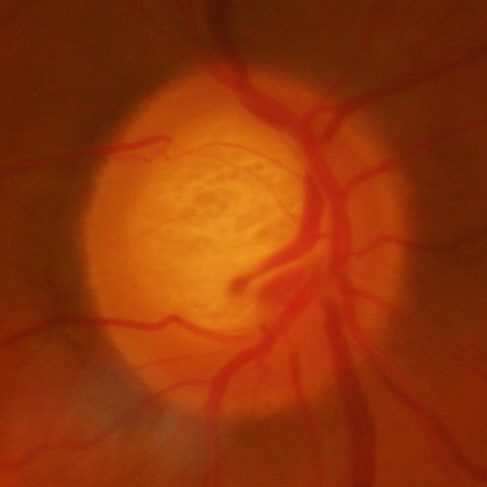
#> input picture Glaucoma_detection/Glaucoma_detection/RIM-ONE_DL_images/partitioned_by_hospital/test_set/glaucoma/r1_Im103.png, 487 x 487 px; its folder holds only this picture in this run
$ python prepare_data_no_imgaug.py
#> lines starting #> are read from the running program, lines starting #| are printed output that depends on the picture
"""
Data Preparation Script WITHOUT imgaug (using PIL/TensorFlow augmentation)
Works with NumPy 2.0 and doesn't require imgaug
"""

import os
from pathlib import Path
from PIL import Image, ImageEnhance, ImageOps, ImageTransform
import numpy as np
from tqdm import tqdm
import json
from datetime import datetime
import random

# Set random seeds
SEED = 42
np.random.seed(SEED)
random.seed(SEED)

# Set base directory
BASE_DIR = Path("/content/Glaucoma_detection/Glaucoma_detection")
if not (BASE_DIR / "scripts").exists():
    BASE_DIR = Path(os.getcwd())

# Directories
RAW_DATA_DIR = BASE_DIR / "RIM-ONE_DL_images"
PROCESSED_DATA_DIR = BASE_DIR / "processed_data"
TRAIN_DIR = PROCESSED_DATA_DIR / "train"
TEST_DIR = PROCESSED_DATA_DIR / "test"

CLASSES = ["Glaucoma", "Normal"]
CLASS_MAPPING = {"glaucoma": "Glaucoma", "normal": "Normal"}
IMG_SIZE = (224, 224)

PARTITIONS = {
    "hospital": {
        "train": RAW_DATA_DIR / "partitioned_by_hospital" / "training_set",
        "test": RAW_DATA_DIR / "partitioned_by_hospital" / "test_set"
    },
    "random": {
        "train": RAW_DATA_DIR / "partitioned_randomly" / "training_set",
        "test": RAW_DATA_DIR / "partitioned_randomly" / "test_set"
    }
}

def create_directories():
    """Create all necessary directories"""
    for split in [TRAIN_DIR, TEST_DIR]:
        for class_name in CLASSES:
            (split / class_name).mkdir(parents=True, exist_ok=True)
    print("✓ Created directory structure")

def load_and_resize_image(image_path, target_size=IMG_SIZE):
    """Load and resize image"""
#> called with target_size = (224, 224)
    try:
        img = Image.open(image_path).convert("RGB")
#> img is the input picture: PIL image 487x487 RGB; mean R, G, B 146, 53.6, 9.5
        img = img.resize(target_size, Image.Resampling.LANCZOS)
#> img: PIL image 224x224 RGB
        return img
    except Exception as e:
        print(f"Error loading {image_path}: {e}")
        return None

def augment_image_pil(img, augmentations_per_image=2):
    """Apply augmentations using PIL (simple and NumPy 2.0 compatible)"""
#> called with augmentations_per_image = 2
    augmented_images = []

    for i in range(augmentations_per_image):
        aug_img = img.copy()

        # Random rotation (±20 degrees)
        if random.random() < 0.7:
            angle = random.uniform(-20, 20)
            aug_img = aug_img.rotate(angle, fillcolor=(0, 0, 0))

        # Random horizontal flip
        if random.random() < 0.5:
            aug_img = ImageOps.mirror(aug_img)

        # Random brightness adjustment (±20%)
        if random.random() < 0.5:
            enhancer = ImageEnhance.Brightness(aug_img)
            aug_img = enhancer.enhance(random.uniform(0.8, 1.2))

        # Random zoom (0.85-1.2)
        if random.random() < 0.5:
            zoom_factor = random.uniform(0.85, 1.2)
            w, h = aug_img.size
            new_w, new_h = int(w * zoom_factor), int(h * zoom_factor)
            aug_img = aug_img.resize((new_w, new_h), Image.Resampling.LANCZOS)
            # Crop or pad to original size
            if new_w > w or new_h > h:
                left = (new_w - w) // 2
                top = (new_h - h) // 2
                aug_img = aug_img.crop((left, top, left + w, top + h))
            else:
                # Pad
                pad_left = (w - new_w) // 2
                pad_top = (h - new_h) // 2
                new_img = Image.new('RGB', (w, h), (0, 0, 0))
                new_img.paste(aug_img, (pad_left, pad_top))
                aug_img = new_img

        augmented_images.append(aug_img)
#> this loop made 2 passes
#> pass 1, in augment_image_pil, `aug_img = aug_img.rotate(angle, fillcolor=(0, 0, 0))`:
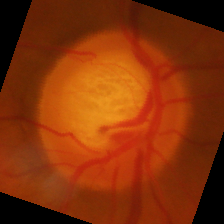
#> aug_img: PIL image 224x224 RGB; mean R, G, B 131.8, 49.2, 8.8
#> pass 1, in augment_image_pil, `aug_img = ImageOps.mirror(aug_img)`:
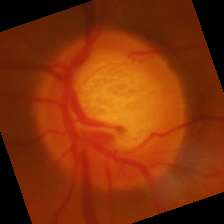
#> aug_img: PIL image 224x224 RGB; mean R, G, B 131.8, 49.2, 8.8
#> pass 1, in augment_image_pil, `aug_img = enhancer.enhance(random.uniform(0.8, 1.2))`:
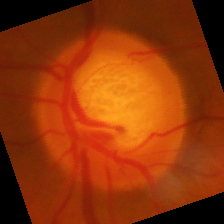
#> aug_img: PIL image 224x224 RGB; mean R, G, B 143.8, 53.4, 9.2
#> pass 2, in augment_image_pil, `aug_img = ImageOps.mirror(aug_img)`:
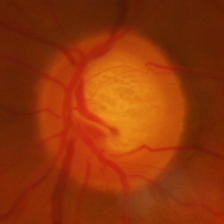
#> aug_img: PIL image 224x224 RGB; mean R, G, B 146, 53.6, 9.5
#> after the loop:
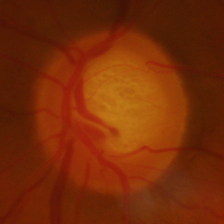
#> aug_img: PIL image 224x224 RGB; mean R, G, B 119.3, 43.7, 7.4
#> after the loop, augmented_images = 2 items

    return augmented_images

def merge_and_process_split(split_name="train", augment=False):
    """Merge and process images"""
    print(f"\n{'='*60}")
    print(f"Processing {split_name.upper()} split")
    print(f"{'='*60}")

    target_dir = TRAIN_DIR if split_name == "train" else TEST_DIR
    class_counts = {"Glaucoma": 0, "Normal": 0}

    for class_key, class_name in CLASS_MAPPING.items():
        print(f"\nProcessing class: {class_name} (from '{class_key}' folders)")
        image_files = []

        for partition_name, partition_paths in PARTITIONS.items():
            source_dir = partition_paths[split_name] / class_key
            if source_dir.exists():
                files = list(source_dir.glob("*.png")) + list(source_dir.glob("*.jpg"))
                image_files.extend([(f, partition_name) for f in files])

        print(f"  Found {len(image_files)} source images")

        processed_count = 0
        for img_path, partition in tqdm(image_files, desc=f"  Processing {class_name}"):
            img = load_and_resize_image(img_path)
            if img is None:
                continue

            base_name = img_path.stem
            suffix = f"_{partition}_{base_name}"

            # Save original
            original_filename = f"{suffix}_original.png"
            img.save(target_dir / class_name / original_filename)
            class_counts[class_name] += 1
            processed_count += 1

            # Augment for training
            if augment and split_name == "train":
                augmented_imgs = augment_image_pil(img, augmentations_per_image=2)
#> augmented_imgs = 2 items
                for idx, aug_img in enumerate(augmented_imgs):
                    aug_filename = f"{suffix}_aug{idx+1}.png"
                    aug_img.save(target_dir / class_name / aug_filename)
                    class_counts[class_name] += 1
#> this loop made 2 passes
#> aug_filename on passes 1 to 2: '_hospital_r1_Im103_aug1.png', '_hospital_r1_Im103_aug2.png'
#> after the loop, class_counts = {'Glaucoma': 3, 'Normal': 0}

        print(f"  ✓ Processed {processed_count} original images for {class_name}")
        if augment and split_name == "train":
            print(f"  ✓ Total images after augmentation: {class_counts[class_name]}")
#> pass 2 of the loop in merge_and_process_split, `for class_key, class_name in CLASS_MAPPING.items():`:
#> image_files = []
#|   Found 2 source images
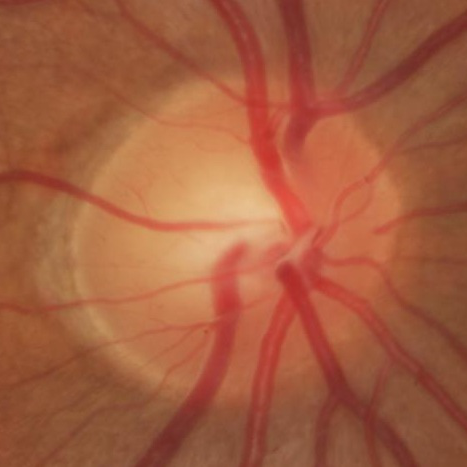
#> input picture Glaucoma_detection/Glaucoma_detection/RIM-ONE_DL_images/partitioned_by_hospital/test_set/normal/r1_Im022.png, 467 x 467 px
#> in load_and_resize_image, img is the input picture: PIL image 467x467 RGB; mean R, G, B 164.2, 94.1, 63.7
#> img: PIL image 224x224 RGB
#> base_name = 'r1_Im022'
#> suffix = '_hospital_r1_Im022'
#> original_filename = '_hospital_r1_Im022_original.png'
#> the loop in augment_image_pil (call 3), `for i in range(augmentations_per_image):` made 2 passes
#> pass 1, in augment_image_pil (call 3), `aug_img = aug_img.crop((left, top, left + w, top + h))`:
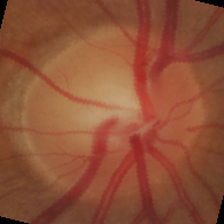
#> aug_img: PIL image 224x224 RGB; mean R, G, B 142.1, 81.4, 55.2
#> after the loop in augment_image_pil (call 3), `for i in range(augmentations_per_image):`:
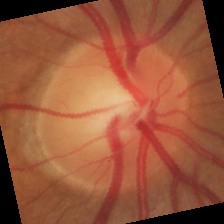
#> aug_img: PIL image 224x224 RGB; mean R, G, B 152.4, 87.3, 59.2
#> the loop in merge_and_process_split, `for idx, aug_img in enumerate(augmented_imgs):` made 2 passes
#> aug_filename on passes 1 to 2: '_hospital_r1_Im022_aug1.png', '_hospital_r1_Im022_aug2.png'
#> pass 2 of the loop in merge_and_process_split, `for class_key, class_name in CLASS_MAPPING.items():`:
#|   Found 2 source images

def generate_summary(class_counts_train, class_counts_test):
    """Generate summary"""
    summary = {
        "generated_at": datetime.now().isoformat(),
        "seed": SEED,
        "image_size": IMG_SIZE,
        "training_set": {
#> (the run stopped early here; a loop or call above may not have finished)
